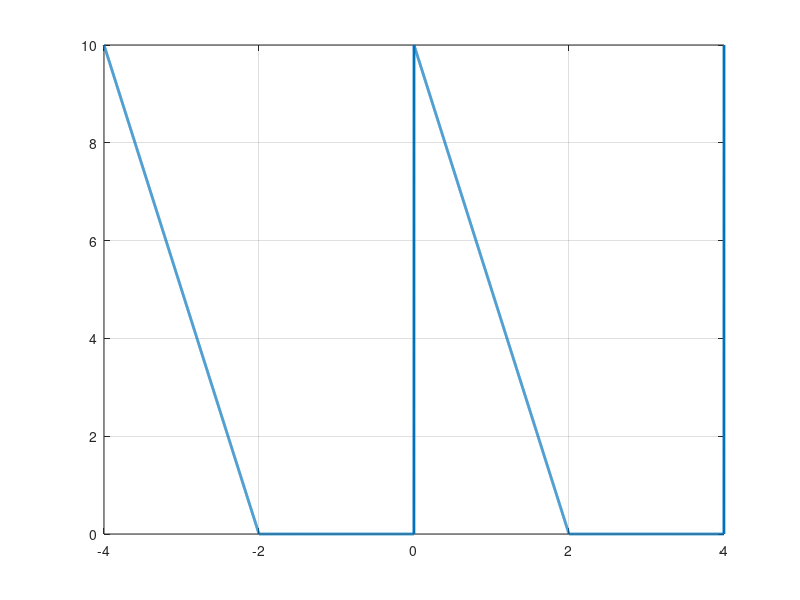

Write MATLAB code to recreate this figure.
pkg load signal
time = (-4:1/1000:4);
s_t= 5/2*(1-sawtooth(pi*time));
s =1+square(0.5*pi*time);
wave2 = s_t .* s;
plot(time,wave2,'LineWidth',2);
grid on